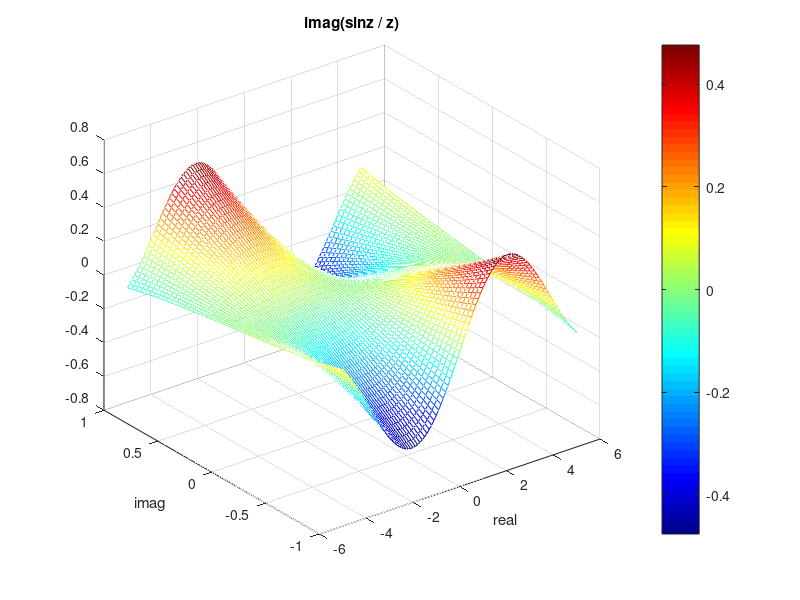

MATLAB code for this plot:
%{
    some function are analytic everywhere but a singularity

    f(z) = 1 / { (z^2 +9)(z-1)^2   has poles z = +/- 3j, and 1
    g(z) = 1 / sin(piz) has infinite poles
    h(z) = e^(1/z) has an isolated essential singularity at z = 0
    
    "Laurent expansion" can have infinite terms
    if the signularities are not isolated, neighborhood will have inf
    there are also non-isolated essential singulars like 1/sin(pi/z)
    
    use branch cuts and L'Hopital to piecewise
%}

% removable singular points  f(z) = sinz / z
x = linspace(-5, 5, 101);
y = linspace(-1, 1, 51);
[x, y] = meshgrid(x, y);
z = (x + j*y);
f = sin(z+eps)./(z+eps); % eps for error, '.' for matrix
                             % no /by 0
                             % z = x + j*y+eps
                             % z = z + (z==0)*eps  lots of ways
                             % x = linspace(-5, 5, 100)
fi = imag(f);
mesh(x, y, fi);
colormap('jet');
grid on;
colorbar;
title('imag(sinz / z)');
xlabel('real');
ylabel('imag');

